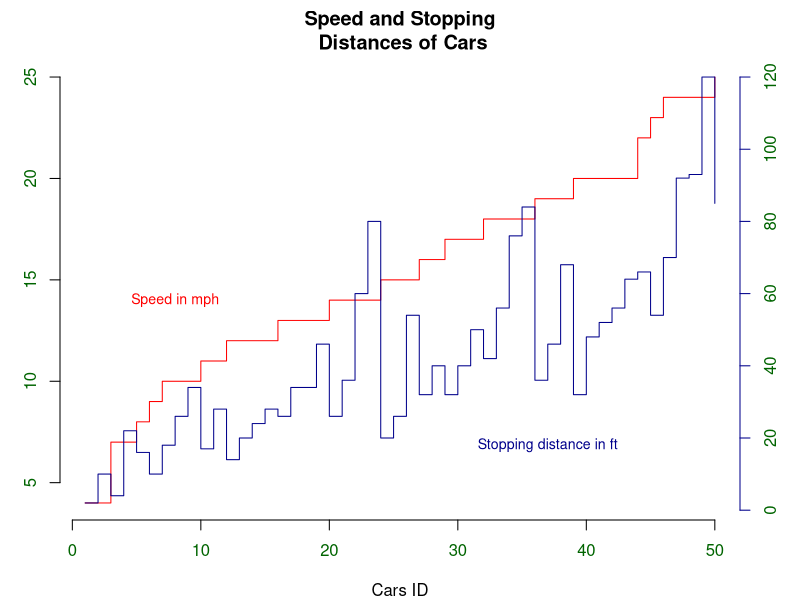

Reproduce this figure in R.
# Example: advanced line plot with R Base

par(mar=c(4,3,3,3), col.axis="darkgreen") # change of plot margins

plot(cars$speed, type="s", col="red", bty="n", xlab="Cars ID", ylab="")

text(8, 14, "Speed in mph", cex=0.85, col="red") # adding the explanatory text to plot 1

par(new=T) # allows 2 in 1 plot

plot(cars$dist, type="s", bty="n", ann=F, axes=F, col="darkblue")

axis(side=4, col = "darkblue") # y axis for plot 2

text(37, 18, "Stopping distance in ft", cex=0.85, col="darkblue") # explanations to plot 2

title(main="Speed and Stopping\n Distances of Cars") # main title

#??? graphical parameters

?par

par()
